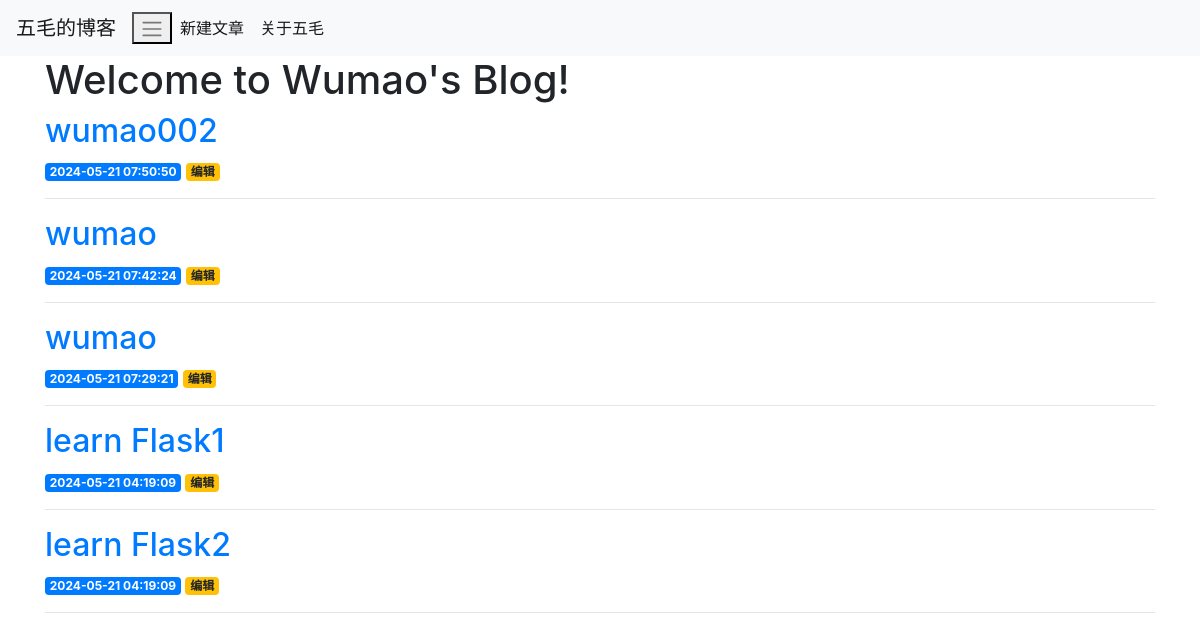
The page / on the database its author committed.
### tables this page shows
CREATE TABLE posts (
    id INTEGER PRIMARY KEY AUTOINCREMENT,
    created TIMESTAMP NOT NULL DEFAULT CURRENT_TIMESTAMP,
    title TEXT NOT NULL,
    content TEXT NOT NULL
);

### blog.py (the view)
@app.route('/')
def index():
    conn = get_db_conn()
    posts = conn.execute("select * from posts order by created desc").fetchall()
    return render_template("index.html", posts=posts)

### blog.py (called while the page is built)
def get_db_conn():
    conn = sqlite3.connect('database.db')
    conn.row_factory = sqlite3.Row
    return conn

### templates/index.html
{% extends 'base.html' %}
{% block content %}
<h1>Welcome to Wumao's Blog!</h1>
{% for post in posts %}
<a href="{{url_for('post', post_id=post['id'])}}">
    <h2>{{ post['title'] }}</h2>
</a>
<span class="badge badge-primary">{{ post['created'] }}</span>
<a href="{{url_for('edit', post_id=post['id'])}}">
    <span class="badge badge-warning">编辑</span>
</a>
<hr>
{% endfor %}
{% endblock %}

### templates/base.html (shortened to what this page needs)
<!DOCTYPE html>
<html lang="en">
<head>
    <link rel="stylesheet" href="{{url_for('static', filename='css/bootstrap.min.css')}}">
</head>
<body>
    <nav class="navbar navbar-expand-md navbar-light bg-light" >
        <a class="navbar-brand" href="{{ url_for('index')}}">五毛的博客</a>
        <button class="navbar-toggle" type="button" data-toggle="collapse" data-target="#navbarNav"
            aria-controls="navbarNav" aria-expanded="false" aria-label="Toggle navigation">
            <span class="navbar-toggler-icon"></span>
        </button>
        <div class="collapse navbar-collapse" id="navbarNav">
            <ul class="navbar-nav">
                <li class="nav-item active">
                    <a class="nav-link" href="{{url_for('new')}}">新建文章</a>
                </li>
                <li class="nav-item active">
                    <a class="nav-link" href="{{url_for('about')}}">关于五毛</a>
                </li>
            </ul>
        </div>
    </nav>
    <div class="container">
        {% block content %} {% endblock %}
    </div>
</body>
</html>

### rows shown on the page
posts: title "wumao002", created "2024-05-21 07:50:50"
posts: title "wumao", created "2024-05-21 07:42:24"
posts: title "wumao", created "2024-05-21 07:29:21"
posts: title "learn Flask1", created "2024-05-21 04:19:09"
posts: title "learn Flask2", created "2024-05-21 04:19:09"
